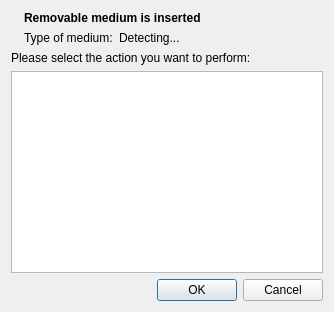
<?xml version="1.0" encoding="UTF-8"?>
<ui version="4.0">
 <class>AutoRunDialog</class>
 <widget class="QDialog" name="AutoRunDialog">
  <property name="geometry">
   <rect>
    <x>0</x>
    <y>0</y>
    <width>334</width>
    <height>312</height>
   </rect>
  </property>
  <property name="windowTitle">
   <string>Removable medium is inserted</string>
  </property>
  <property name="windowIcon">
   <iconset theme="drive-removable-media">
    <normaloff>../../../.designer/backup</normaloff>../../../.designer/backup</iconset>
  </property>
  <layout class="QFormLayout" name="formLayout_2">
   <item row="0" column="0">
    <widget class="QLabel" name="icon">
     <property name="text">
      <string/>
     </property>
    </widget>
   </item>
   <item row="0" column="1">
    <layout class="QFormLayout" name="formLayout">
     <item row="0" column="0" colspan="2">
      <widget class="QLabel" name="label">
       <property name="text">
        <string>&lt;b&gt;Removable medium is inserted&lt;/b&gt;</string>
       </property>
      </widget>
     </item>
     <item row="1" column="0">
      <widget class="QLabel" name="label_2">
       <property name="text">
        <string>Type of medium:</string>
       </property>
      </widget>
     </item>
     <item row="1" column="1">
      <widget class="QLabel" name="mediumType">
       <property name="text">
        <string>Detecting...</string>
       </property>
      </widget>
     </item>
    </layout>
   </item>
   <item row="1" column="0" colspan="2">
    <widget class="QLabel" name="label_3">
     <property name="text">
      <string>Please select the action you want to perform:</string>
     </property>
    </widget>
   </item>
   <item row="2" column="0" colspan="2">
    <widget class="QListWidget" name="listWidget">
     <property name="sizePolicy">
      <sizepolicy hsizetype="Expanding" vsizetype="Expanding">
       <horstretch>0</horstretch>
       <verstretch>1</verstretch>
      </sizepolicy>
     </property>
    </widget>
   </item>
   <item row="3" column="0" colspan="2">
    <widget class="QDialogButtonBox" name="buttonBox">
     <property name="orientation">
      <enum>Qt::Horizontal</enum>
     </property>
     <property name="standardButtons">
      <set>QDialogButtonBox::Cancel|QDialogButtonBox::Ok</set>
     </property>
    </widget>
   </item>
  </layout>
 </widget>
 <resources/>
 <connections>
  <connection>
   <sender>buttonBox</sender>
   <signal>accepted()</signal>
   <receiver>AutoRunDialog</receiver>
   <slot>accept()</slot>
  </connection>
  <connection>
   <sender>buttonBox</sender>
   <signal>rejected()</signal>
   <receiver>AutoRunDialog</receiver>
   <slot>reject()</slot>
  </connection>
 </connections>
</ui>
